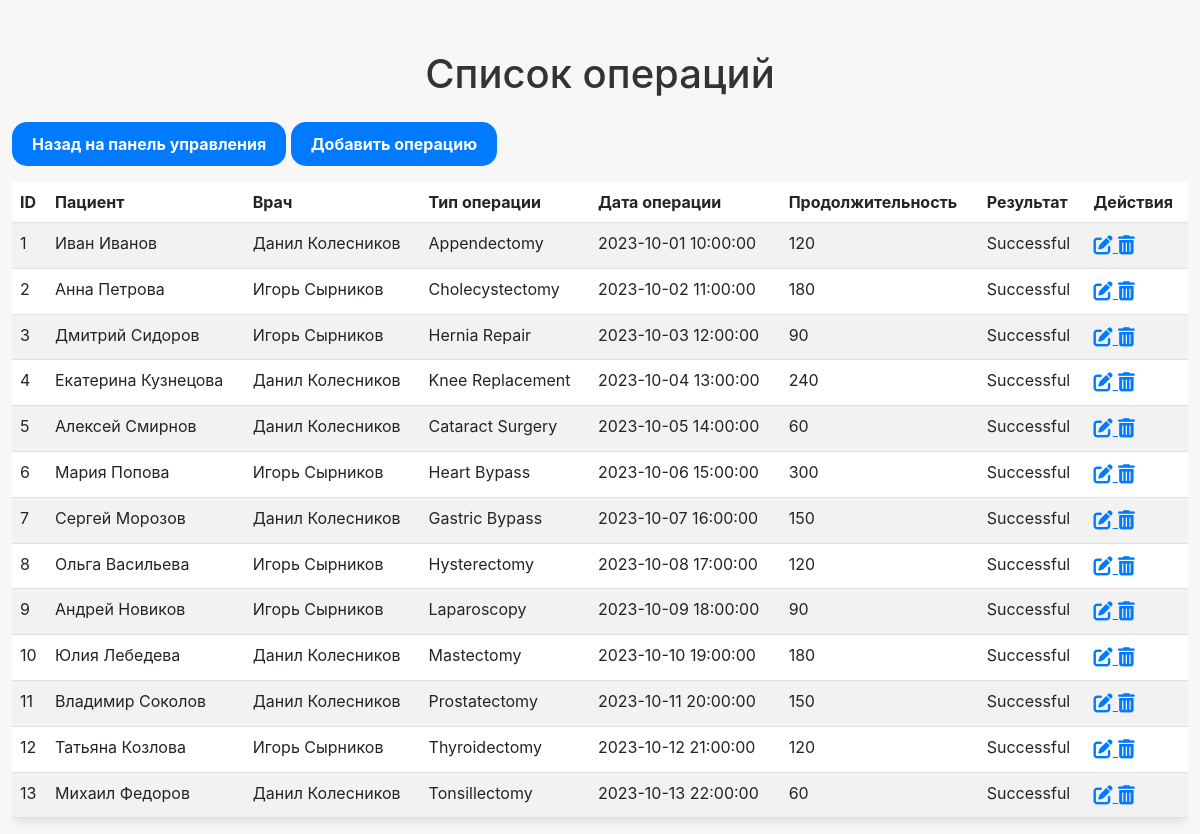
/view_operations, run on the app's committed database.
### app/models.py (models this page shows)
class Operation(db.Model):
    __tablename__ = 'operations'
    operation_id = db.Column(db.Integer, primary_key=True)
    patient_id = db.Column(db.Integer, db.ForeignKey('patients.patient_id'), nullable=False)
    doctor_id = db.Column(db.Integer, db.ForeignKey('doctors.doctor_id'), nullable=False)
    operation_type = db.Column(db.String(100))
    operation_date = db.Column(db.DateTime, default=datetime.utcnow)
    duration = db.Column(db.Integer)
    outcome = db.Column(db.String(150))
    patient = db.relationship('Patient', backref='operations')
    doctor = db.relationship('Doctor', backref='operations')

class Patient(db.Model):
    __tablename__ = 'patients'
    patient_id = db.Column(db.Integer, primary_key=True)
    first_name = db.Column(db.String(50), nullable=False)
    middle_name = db.Column(db.String(50))  # Отчество
    last_name = db.Column(db.String(50), nullable=False)
    birth_date = db.Column(db.Date, nullable=False)
    gender = db.Column(db.String(10))
    address = db.Column(db.String(150))
    phone_number = db.Column(db.String(20))
    emergency_contact = db.Column(db.String(100))
    passport_series = db.Column(db.String(10))
    passport_number = db.Column(db.String(10))
    oms_number = db.Column(db.String(16), unique=True)
    room_id = db.Column(db.Integer, db.ForeignKey('rooms.room_id'))
    room = db.relationship('Room', backref='patients')

class Doctor(db.Model):
    __tablename__ = 'doctors'
    doctor_id = db.Column(db.Integer, primary_key=True)
    user_id = db.Column(db.Integer, db.ForeignKey('users.user_id'), nullable=False)
    first_name = db.Column(db.String(50), nullable=False)
    middle_name = db.Column(db.String(50))  # Отчество
    last_name = db.Column(db.String(50), nullable=False)
    specialization = db.Column(db.String(100), nullable=False)
    birth_date = db.Column(db.Date, nullable=False)
    phone_number = db.Column(db.String(20))
    department_id = db.Column(db.Integer, db.ForeignKey('departments.department_id'))
    user = db.relationship('User', backref=db.backref('doctor', uselist=False))
    department = db.relationship('Department', backref='doctors')

### app/operations.py (the view)
    @app.route('/view_operations')
    def view_operations():
        operations = Operation.query.all()
        return render_template('view_operations.html', operations=operations)

### app/operations.py (called while the page is built)
def view_operations(app):
    @app.route('/view_operations')
    def view_operations():
        operations = Operation.query.all()
        return render_template('view_operations.html', operations=operations)

### app/templates/view_operations.html (shortened to what this page needs)
<!DOCTYPE html>
<html lang="ru">
<head>
    <link rel="stylesheet" href="https://cdnjs.cloudflare.com/ajax/libs/bootstrap/5.3.0-alpha1/css/bootstrap.min.css">
    <link rel="stylesheet" href="https://cdnjs.cloudflare.com/ajax/libs/font-awesome/6.0.0-beta3/css/all.min.css">
</head>
<body>
<div class="container">
    <h1 class="text-center mb-4">Список операций</h1>
    <a href="{{ url_for('dashboard') }}" class="btn btn-primary mb-3">Назад на панель управления</a>
    <a href="{{ url_for('add_operation') }}" class="btn btn-primary mb-3">Добавить операцию</a>
    <div class="table-container">
        <table class="table table-striped">
            <thead>
                <tr>
                    <th>ID</th>
                    <th>Пациент</th>
                    <th>Врач</th>
                    <th>Тип операции</th>
                    <th>Дата операции</th>
                    <th>Продолжительность</th>
                    <th>Результат</th>
                    <th>Действия</th>
                </tr>
            </thead>
            <tbody>
                {% for operation in operations %}
                <tr>
                    <td>{{ operation.operation_id }}</td>
                    <td>{{ operation.patient.first_name }} {{ operation.patient.last_name }}</td>
                    <td>{{ operation.doctor.first_name }} {{ operation.doctor.last_name }}</td>
                    <td>{{ operation.operation_type }}</td>
                    <td>{{ operation.operation_date }}</td>
                    <td>{{ operation.duration }}</td>
                    <td>{{ operation.outcome }}</td>
                    <td>
                        <a href="{{ url_for('edit_operation', operation_id=operation.operation_id) }}" class="action-btn">
                            <i class="fas fa-edit"></i>
                        </a>
                        <form action="{{ url_for('delete_operation', operation_id=operation.operation_id) }}" method="POST" style="display:inline;">
                            <button type="submit" class="action-btn" onclick="return confirm('Вы уверены, что хотите удалить эту операцию?')">
                                <i class="fas fa-trash-alt"></i>
                            </button>
                        </form>
                    </td>
                </tr>
                {% endfor %}
            </tbody>
        </table>
    </div>
</div>
</body>
</html>

### app/templates/view_operations.html (style rules this page uses)
body { background-color: #f7f7f7; font-family: -apple-system, BlinkMacSystemFont, "San Francisco", "Helvetica Neue", sans-serif; color: #333; }
.container { margin-top: 50px; max-width: 1200px; }
.table-container { overflow-x: auto; }
.table { background-color: #fff; border-radius: 10px; box-shadow: 0 4px 12px rgba(0, 0, 0, 0.1); width: 100%; }
.btn { border-radius: 15px; padding: 10px 20px; background-color: #007aff; border: none; color: #fff; font-weight: bold; }
.action-btn { border: none; background: none; color: #007aff; font-size: 1.2rem; padding: 0; margin: 0; }

### data on the page
Operation: operation_id "1", patient.first_name "Иван", patient.last_name "Иванов", doctor.first_name "Данил", doctor.last_name "Колесников", operation_type "Appendectomy", operation_date "2023-10-01 10:00:00", duration "120", outcome "Successful"
Operation: operation_id "2", patient.first_name "Анна", patient.last_name "Петрова", doctor.first_name "Игорь", doctor.last_name "Сырников", operation_type "Cholecystectomy", operation_date "2023-10-02 11:00:00", duration "180", outcome "Successful"
Operation: operation_id "3", patient.first_name "Дмитрий", patient.last_name "Сидоров", doctor.first_name "Игорь", doctor.last_name "Сырников", operation_type "Hernia Repair", operation_date "2023-10-03 12:00:00", duration "90", outcome "Successful"
Operation: operation_id "4", patient.first_name "Екатерина", patient.last_name "Кузнецова", doctor.first_name "Данил", doctor.last_name "Колесников", operation_type "Knee Replacement", operation_date "2023-10-04 13:00:00", duration "240", outcome "Successful"
Operation: operation_id "5", patient.first_name "Алексей", patient.last_name "Смирнов", doctor.first_name "Данил", doctor.last_name "Колесников", operation_type "Cataract Surgery", operation_date "2023-10-05 14:00:00", duration "60", outcome "Successful"
Operation: operation_id "6", patient.first_name "Мария", patient.last_name "Попова", doctor.first_name "Игорь", doctor.last_name "Сырников", operation_type "Heart Bypass", operation_date "2023-10-06 15:00:00", duration "300", outcome "Successful"
Operation: operation_id "7", patient.first_name "Сергей", patient.last_name "Морозов", doctor.first_name "Данил", doctor.last_name "Колесников", operation_type "Gastric Bypass", operation_date "2023-10-07 16:00:00", duration "150", outcome "Successful"
Operation: operation_id "8", patient.first_name "Ольга", patient.last_name "Васильева", doctor.first_name "Игорь", doctor.last_name "Сырников", operation_type "Hysterectomy", operation_date "2023-10-08 17:00:00", duration "120", outcome "Successful"
Operation: operation_id "9", patient.first_name "Андрей", patient.last_name "Новиков", doctor.first_name "Игорь", doctor.last_name "Сырников", operation_type "Laparoscopy", operation_date "2023-10-09 18:00:00", duration "90", outcome "Successful"
Operation: operation_id "10", patient.first_name "Юлия", patient.last_name "Лебедева", doctor.first_name "Данил", doctor.last_name "Колесников", operation_type "Mastectomy", operation_date "2023-10-10 19:00:00", duration "180", outcome "Successful"
Operation: operation_id "11", patient.first_name "Владимир", patient.last_name "Соколов", doctor.first_name "Данил", doctor.last_name "Колесников", operation_type "Prostatectomy", operation_date "2023-10-11 20:00:00", duration "150", outcome "Successful"
Operation: operation_id "12", patient.first_name "Татьяна", patient.last_name "Козлова", doctor.first_name "Игорь", doctor.last_name "Сырников", operation_type "Thyroidectomy", operation_date "2023-10-12 21:00:00", duration "120", outcome "Successful"
Operation: operation_id "13", patient.first_name "Михаил", patient.last_name "Федоров", doctor.first_name "Данил", doctor.last_name "Колесников", operation_type "Tonsillectomy", operation_date "2023-10-13 22:00:00", duration "60", outcome "Successful"
